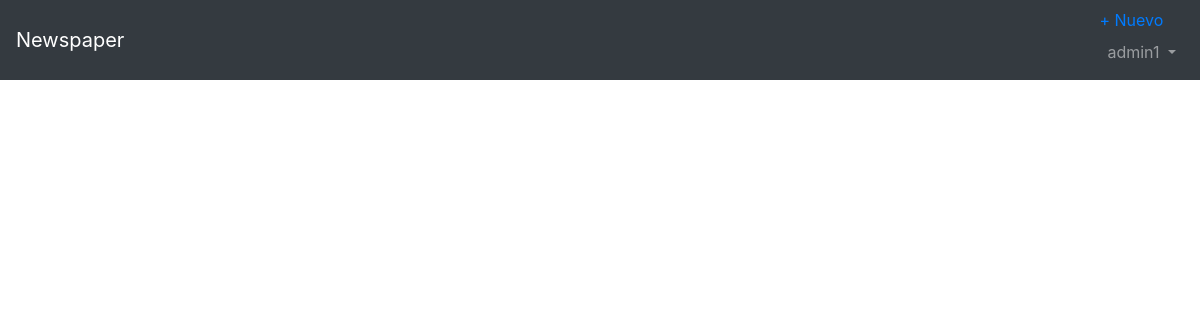
/articles (signed in), run on an earlier commit of the app's database.
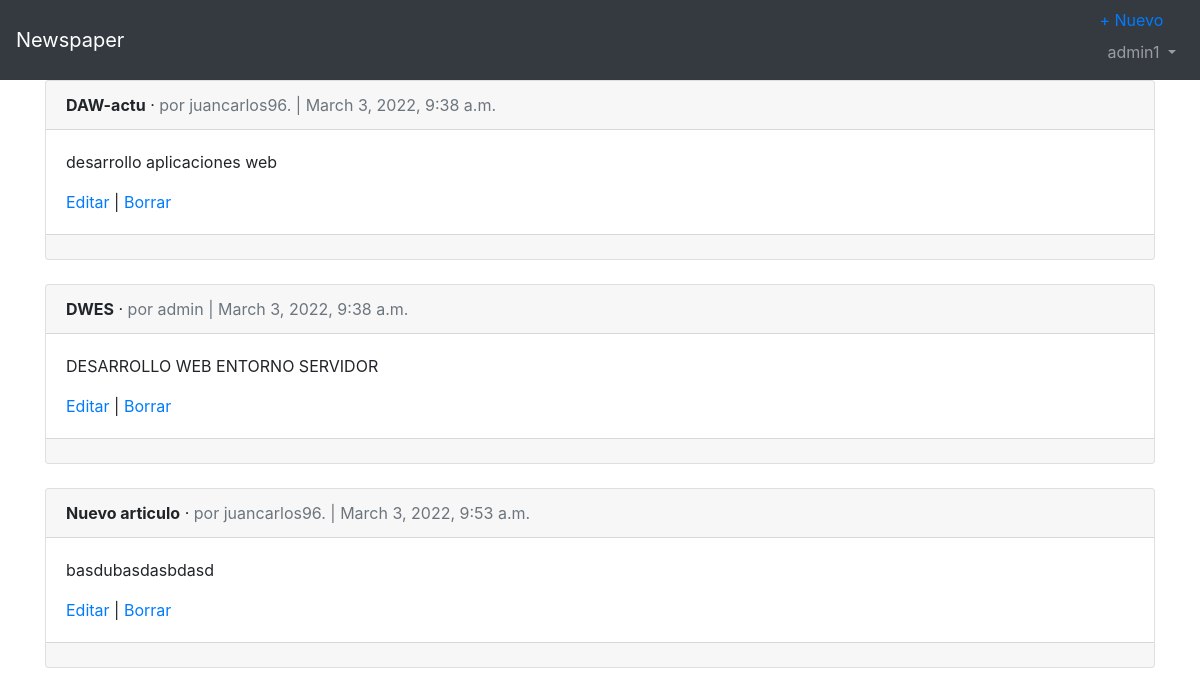
And on a later commit of the database.
### accounts/models.py (models this page shows)
class CustomUser(AbstractUser):
    age = models.PositiveIntegerField(null=True, blank=True, verbose_name="Edad")

### articles/models.py (models this page shows, shortened)
class Article(models.Model):
    title = models.CharField(max_length=255, verbose_name='Título')
    body = models.TextField(verbose_name='Cuerpo')
    date = models.DateTimeField(auto_now_add=True, verbose_name='Fecha')
    author = models.ForeignKey(
        get_user_model(),                         # ó settings.AUTH_USER_MODEL,
        on_delete=models.CASCADE,
        verbose_name='Autor'
    )

### articles/views.py (the view)
# urls.py: path('', ArticleListView.as_view(), name='article_list'),
class ArticleListView(LoginRequiredMixin, ListView):
    model = Article
    template_name = 'article_list.html'

### templates/article_list.html (shortened to what this page needs)
{% extends 'base.html' %}
{% block content %}
  {% for article in object_list %}
    <div class="card">
      <div class="card-header">
        <span class="font-weight-bold">{{ article.title }}</span> &middot;
        <span class="text-muted">por {{ article.author }} | {{ article.date }}</span>
      </div>
      <div class="card-body">
        <p>{{ article.body }}</p>
        <a href="{% url 'article_edit' article.pk %}">Editar</a> |
        <a href="{% url 'article_delete' article.pk %}">Borrar</a>
      </div>
      <div class="card-footer">
      </div>
    </div>
    <br>
  {% endfor %}
{% endblock content %}

### templates/base.html (shortened to what this page needs)
<!doctype html>
<html lang="es">
  <head>
    <link rel="stylesheet" href="https://cdn.jsdelivr.net/npm/bootstrap@4.5.3/dist/css/bootstrap.min.css">
  </head>
  <body>
    <nav class="navbar navbar-expand-lg navbar-dark bg-dark">
      <a class="navbar-brand" href="{% url 'home' %}">Newspaper</a>
      <div class="collapse navbar-collapse" id="navbarSupportedContent">
        {% if user.is_authenticated %}
          <ul class="navbar-nav ml-auto">
            <li class="nav-item">
                <a href="{% url 'article_new' %}">+ Nuevo</a>
              <a class="nav-link dropdown-toggle" href="#" id="navbarDropdown" role="button" data-toggle="dropdown" aria-haspopup="true" aria-expanded="false">
                {{ user.username }}
              </a>
            </li>
          </ul>
        {% else %}
          <form class="form-inline ml-auto">
            <a href="{% url 'login' %}" class="btn btn-outline-secondary">Login</a>
            <a href="{% url 'signup' %}" class="btn btn-primary ml-2">Registrar</a>
          </form>
        {% endif %}
      </div>
    </nav>
    <main>
      <div class="container">
        {% block content %}
        {% endblock content %}
      </div>
    </main>
  </body>
</html>

What changed in the data, as far as the page shows it:
added Article: title "DAW-actu", author "juancarlos96.", date "March 3, 2022, 9:38 a.m.", body "desarrollo aplicaciones web"
added Article: title "DWES", author "admin", date "March 3, 2022, 9:38 a.m.", body "DESARROLLO WEB ENTORNO SERVIDOR"
added Article: title "Nuevo articulo", author "juancarlos96.", date "March 3, 2022, 9:53 a.m.", body "basdubasdasbdasd"
